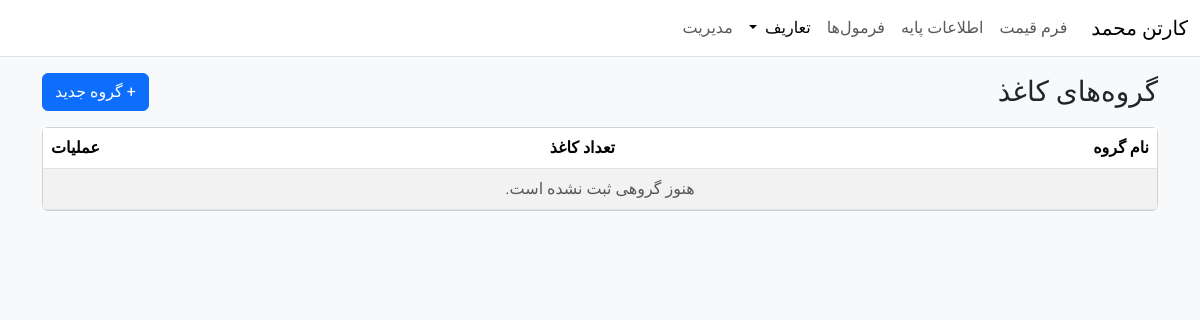
The page /groups/ on the database as committed earlier.
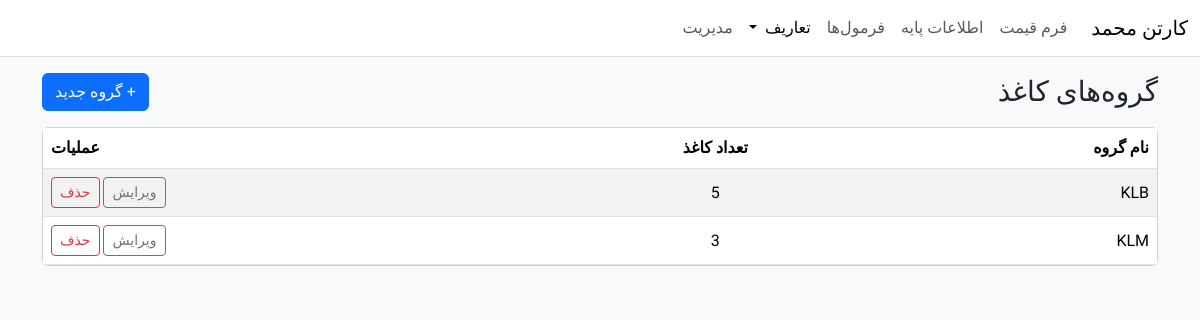
The same page on the database as committed later.
### carton_pricing/models.py (models this page shows, shortened)
class TimeStamped(models.Model):
    created_at = models.DateTimeField(auto_now_add=True, db_index=True)
    updated_at = models.DateTimeField(auto_now=True, db_index=True)
    class Meta:
        abstract = True

class PaperGroup(TimeStamped):
    name = models.CharField("نام گروه", max_length=120, unique=True)
    class Meta:
        ordering = ("name",)

### carton_pricing/views_paper_groups.py (the view)
# urls.py: path("groups/",              PaperGroupListView.as_view(),  name="group_list"),
class PaperGroupListView(ListView):
    model = PaperGroup
    template_name = "papers/group_list.html"
    context_object_name = "groups"
    paginate_by = 25
    def get_queryset(self):
        return (
            PaperGroup.objects
            .annotate(papers_count=Count("papers"))
            .order_by("name")
        )

### carton_pricing/templates/papers/group_list.html (shortened to what this page needs)
{% extends "base.html" %}
{% block content %}
<div class="d-flex justify-content-between align-items-center mb-3">
  <h3 class="mb-0">گروه‌های کاغذ</h3>
  <a class="btn btn-primary" href="{% url 'carton_pricing:group_add' %}">+ گروه جدید</a>
</div>
<div class="card">
  <div class="table-responsive">
    <table class="table table-striped align-middle mb-0">
      <thead>
        <tr>
          <th>نام گروه</th>
          <th class="text-center">تعداد کاغذ</th>
          <th class="text-end">عملیات</th>
        </tr>
      </thead>
      <tbody>
        {% for g in groups %}
          <tr>
            <td>{{ g.name }}</td>
            <td class="text-center">{{ g.papers_count|default:g.papers.count }}</td>
            <td class="text-end text-nowrap">
              <a class="btn btn-sm btn-outline-secondary"
                 href="{% url 'carton_pricing:group_update' g.pk %}">ویرایش</a>
              <a class="btn btn-sm btn-outline-danger"
                 href="{% url 'carton_pricing:group_delete' g.pk %}">حذف</a>
            </td>
          </tr>
        {% empty %}
          <tr>
            <td colspan="3" class="text-center text-muted">هنوز گروهی ثبت نشده است.</td>
          </tr>
        {% endfor %}
      </tbody>
    </table>
  </div>
</div>
{% endblock %}

Rows that differ between the two databases and show on the page:
added PaperGroup: name "KLB", papers_count "5"
added PaperGroup: name "KLM", papers_count "3"
Other text that changed with them:
text no longer shown: "هنوز گروهی ثبت نشده است."
